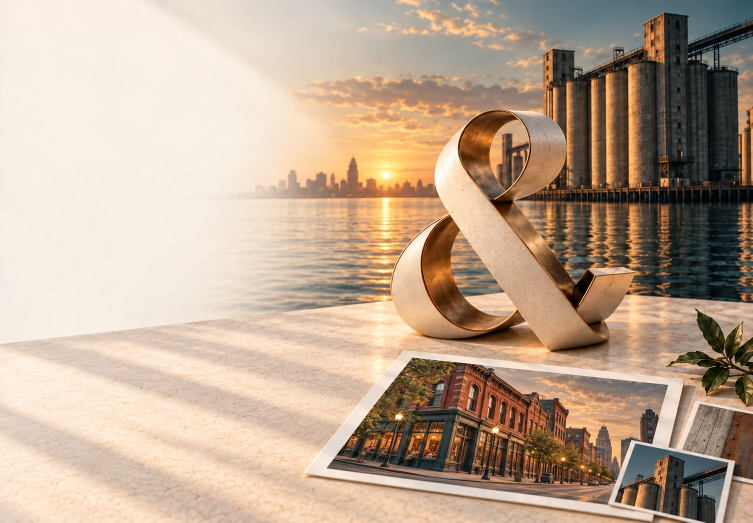
#> input picture experience/assets/buffalo-hero.webp, 1505 x 1045 px (shown at 1/2 size); its folder holds 4 pictures in this run
$ python optimize-experience-assets.py
#> lines starting #> are read from the running program, lines starting #| are printed output that depends on the picture
"""Encode responsive delivery copies without changing the approved artwork."""
from pathlib import Path
from PIL import Image

assets = Path(__file__).resolve().parents[1] / 'experience/assets'
for name in ['buffalo-hero', 'garden']:
    with Image.open(assets / f'{name}.webp') as original:
#> original is the input picture: PIL image 1505x1045 RGB; mean R, G, B 188.7, 166.9, 146.5
        for width in [640, 960]:
            resized = original.resize((width, round(original.height * width / original.width)), Image.Resampling.LANCZOS)
            destination = assets / f'{name}-{width}.webp'
            resized.save(destination, 'WEBP', quality=80, method=6)
            print(destination.name, destination.stat().st_size)
#> this loop made 2 passes
#> pass 1, `resized = original.resize((width, round(original.height * width / orig..`:
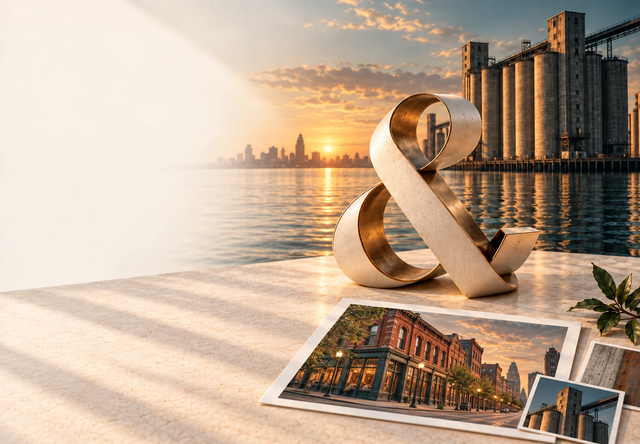
#> resized: PIL image 640x444 RGB; mean R, G, B 188.7, 166.9, 146.5
#> (the run stopped early here; a loop or call above may not have finished)
